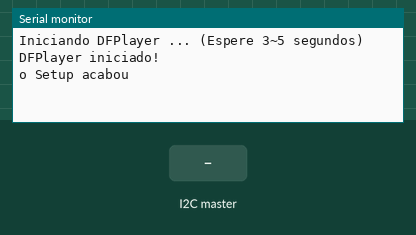
A sketch run on a simulated Arduino Uno, built with avr-gcc and run on an emulated ATmega328P. On the bench: the last lines printed to the serial monitor. Inputs (shaded band) come from the test bench. The audio player accepts every command and is not drawn.

Above: at 1.7 s.
1.8 s: the I2C master sends the byte 1
At 2.6 s:
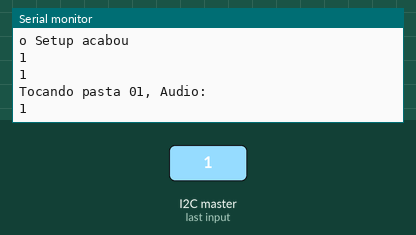
3.3 s: the I2C master sends the byte 0
At 3.8 s:
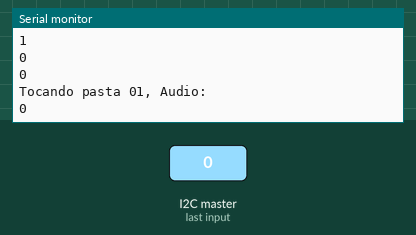

The sketch:

Audio_Cabo.ino
```cpp
// INCLUSÃO DE BIBLIOTECAS
#include "SoftwareSerial.h"
#include "DFRobotDFPlayerMini.h"
#include <Wire.h>

// SoftwareSerial HC05(5,6);
long NumPoder;
// DEFINIÇÕES DE PINOS
#define pinRx 10 //informe aqui qual porta Rx está sendo utilizada.
#define pinTx 11 //informe aqui qual porta Tx está sendo utilizada.
#define button 1 //definimos a saída digital 1 com o nome de Button.
#define button2 2 //definimos a saída digital 2 com o nome de Button2.
// DEFINIÇÕES
#define volumeMP3 25//definimos o volume, entre 0 e 30.
#define DEBUG
// INSTANCIANDO OBJETOS
SoftwareSerial playerMP3Serial(pinRx, pinTx);
DFRobotDFPlayerMini playerMP3;
// DECLARAÇÃO DE FUNÇÕES
// DECLARAÇÃO DE VARIÁVEIS
void setup() {
  Serial.begin(9600);
  playerMP3Serial.begin(9600);
  Serial.println();
  Serial.println(F("Iniciando DFPlayer ... (Espere 3~5 segundos)"));
  if (!playerMP3.begin(playerMP3Serial)) {  // COMUNICAÇÃO REALIZADA VIA SOFTWARE SERIAL
    Serial.println(F("Falha:"));
    Serial.println(F("1.conexões!"));
    Serial.println(F("2.cheque o cartão SD!"));
    while(true){
      delay(0);
    }
  }
  Serial.println(F("DFPlayer iniciado!"));
  playerMP3.volume(volumeMP3);

  #ifdef DEBUG
    Serial.println("o Setup acabou");
  #endif
  Wire.begin(8);
  Wire.onReceive(receberPoder);
}

int newPoder;

void receberPoder(int NumPoder){
  if (1 < Wire.available()) { // loop through all but the last
    char c = Wire.read(); // receive byte as a character
    Serial.print(c);         // print the character
  }
  NumPoder = Wire.read();    // receive byte as an integer
  Serial.println(NumPoder);         // print the integer
  tocarMusica(NumPoder);
}
void tocarMusica(int NumPoder){
  Serial.println(NumPoder);
  playerMP3.playFolder(1, NumPoder);
  Serial.println("Tocando pasta 01, Audio: ");
  Serial.println(NumPoder);
}

void loop() {
  delay(100);
}
```

Measured:
- after the input at 1.8 s, the serial monitor: prints a new line at once (image 1)
- after the input at 3.3 s, the serial monitor: prints a new line at once (image 2)
